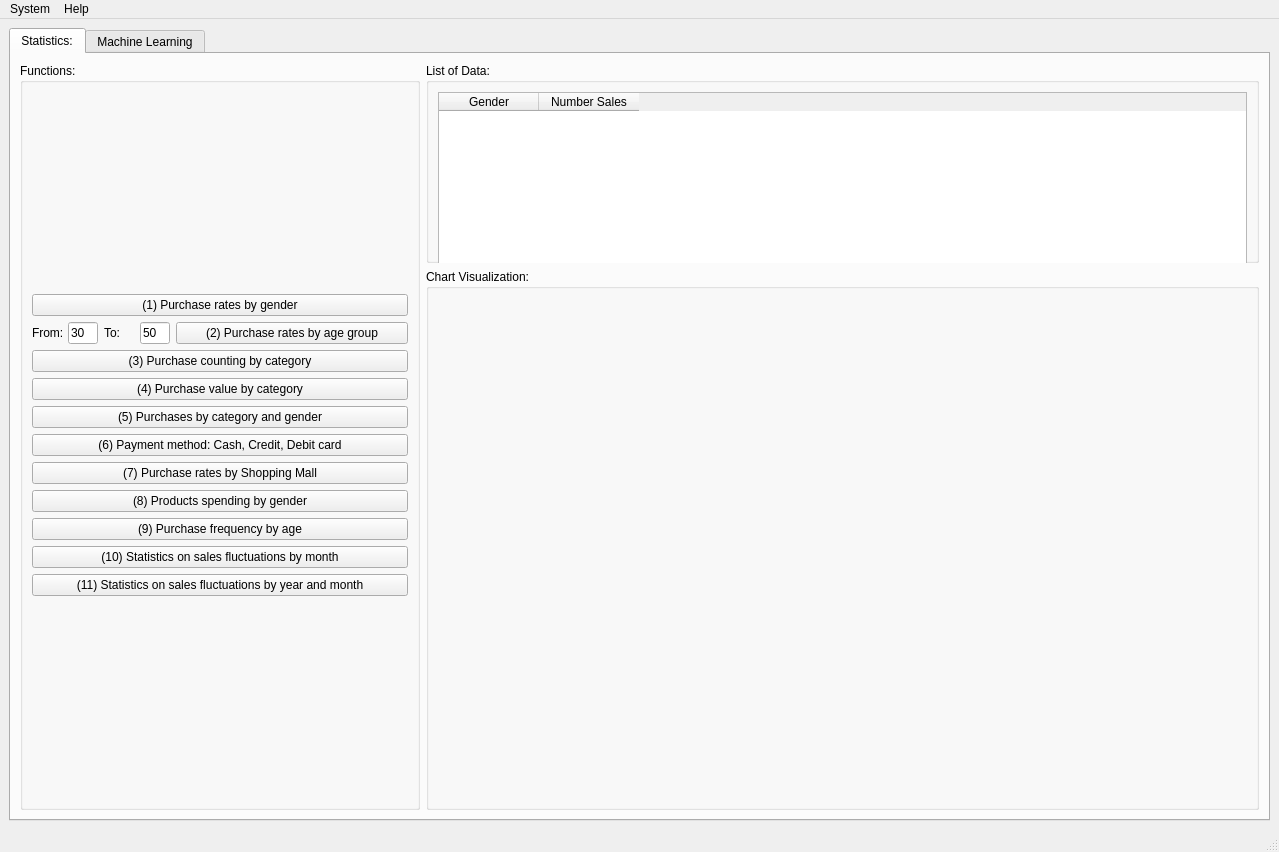
<?xml version="1.0" encoding="UTF-8"?>
<ui version="4.0">
 <class>MainWindow</class>
 <widget class="QMainWindow" name="MainWindow">
  <property name="geometry">
   <rect>
    <x>0</x>
    <y>0</y>
    <width>1279</width>
    <height>852</height>
   </rect>
  </property>
  <property name="windowTitle">
   <string>Nguyễn Đức Minh Tân</string>
  </property>
  <property name="windowIcon">
   <iconset>
    <normaloff>../Images/ic_logo.jpg</normaloff>../Images/ic_logo.jpg</iconset>
  </property>
  <widget class="QWidget" name="centralwidget">
   <layout class="QVBoxLayout" name="verticalLayout_2">
    <item>
     <widget class="QTabWidget" name="tabWidget">
      <property name="currentIndex">
       <number>0</number>
      </property>
      <widget class="QWidget" name="tab">
       <attribute name="icon">
        <iconset>
         <normaloff>../Images/ic_statistic_tab.png</normaloff>../Images/ic_statistic_tab.png</iconset>
       </attribute>
       <attribute name="title">
        <string>Statistics:</string>
       </attribute>
       <layout class="QVBoxLayout" name="verticalLayout">
        <item>
         <layout class="QGridLayout" name="gridLayout">
          <item row="0" column="1">
           <widget class="QGroupBox" name="groupBox_3">
            <property name="minimumSize">
             <size>
              <width>0</width>
              <height>200</height>
             </size>
            </property>
            <property name="maximumSize">
             <size>
              <width>16777215</width>
              <height>200</height>
             </size>
            </property>
            <property name="baseSize">
             <size>
              <width>0</width>
              <height>200</height>
             </size>
            </property>
            <property name="title">
             <string>List of Data:</string>
            </property>
            <layout class="QVBoxLayout" name="verticalLayout_4">
             <item>
              <widget class="QTableWidget" name="tableWidgetStatistic">
               <property name="minimumSize">
                <size>
                 <width>0</width>
                 <height>180</height>
                </size>
               </property>
               <property name="maximumSize">
                <size>
                 <width>16777215</width>
                 <height>180</height>
                </size>
               </property>
               <property name="baseSize">
                <size>
                 <width>0</width>
                 <height>180</height>
                </size>
               </property>
               <column>
                <property name="text">
                 <string>Gender</string>
                </property>
               </column>
               <column>
                <property name="text">
                 <string>Number Sales</string>
                </property>
               </column>
              </widget>
             </item>
            </layout>
           </widget>
          </item>
          <item row="1" column="1">
           <widget class="QGroupBox" name="groupBox_4">
            <property name="title">
             <string>Chart Visualization:</string>
            </property>
            <layout class="QVBoxLayout" name="verticalLayout_3">
             <item>
              <layout class="QVBoxLayout" name="verticalLayoutPlot"/>
             </item>
            </layout>
           </widget>
          </item>
          <item row="0" column="0" rowspan="2">
           <widget class="QGroupBox" name="groupBox">
            <property name="minimumSize">
             <size>
              <width>400</width>
              <height>0</height>
             </size>
            </property>
            <property name="maximumSize">
             <size>
              <width>400</width>
              <height>16777215</height>
             </size>
            </property>
            <property name="baseSize">
             <size>
              <width>400</width>
              <height>0</height>
             </size>
            </property>
            <property name="title">
             <string>Functions:</string>
            </property>
            <layout class="QVBoxLayout" name="verticalLayout_6">
             <item>
              <layout class="QVBoxLayout" name="verticalLayoutFunctions">
               <item>
                <widget class="QPushButton" name="pushButtonPurchaseRatesByGender">
                 <property name="text">
                  <string>(1) Purchase rates by gender</string>
                 </property>
                 <property name="icon">
                  <iconset>
                   <normaloff>../Images/ic_statistic_gender.png</normaloff>../Images/ic_statistic_gender.png</iconset>
                 </property>
                 <property name="iconSize">
                  <size>
                   <width>32</width>
                   <height>32</height>
                  </size>
                 </property>
                </widget>
               </item>
               <item>
                <layout class="QHBoxLayout" name="horizontalLayout">
                 <item>
                  <widget class="QLabel" name="label_2">
                   <property name="maximumSize">
                    <size>
                     <width>30</width>
                     <height>16777215</height>
                    </size>
                   </property>
                   <property name="text">
                    <string>From:</string>
                   </property>
                  </widget>
                 </item>
                 <item>
                  <widget class="QLineEdit" name="lineEditFromAge">
                   <property name="maximumSize">
                    <size>
                     <width>30</width>
                     <height>16777215</height>
                    </size>
                   </property>
                   <property name="text">
                    <string>30</string>
                   </property>
                  </widget>
                 </item>
                 <item>
                  <widget class="QLabel" name="label">
                   <property name="maximumSize">
                    <size>
                     <width>30</width>
                     <height>16777215</height>
                    </size>
                   </property>
                   <property name="text">
                    <string>To:</string>
                   </property>
                  </widget>
                 </item>
                 <item>
                  <widget class="QLineEdit" name="lineEditToAge">
                   <property name="maximumSize">
                    <size>
                     <width>30</width>
                     <height>16777215</height>
                    </size>
                   </property>
                   <property name="text">
                    <string>50</string>
                   </property>
                  </widget>
                 </item>
                 <item>
                  <widget class="QPushButton" name="pushButtonPurchaseRatesByAgeGroup">
                   <property name="text">
                    <string>(2) Purchase rates by age group</string>
                   </property>
                   <property name="icon">
                    <iconset>
                     <normaloff>../Images/ic_statistic_age.png</normaloff>../Images/ic_statistic_age.png</iconset>
                   </property>
                   <property name="iconSize">
                    <size>
                     <width>32</width>
                     <height>32</height>
                    </size>
                   </property>
                  </widget>
                 </item>
                </layout>
               </item>
               <item>
                <widget class="QPushButton" name="pushButtonPurchaseCountingByCategory">
                 <property name="text">
                  <string>(3) Purchase counting by category</string>
                 </property>
                 <property name="icon">
                  <iconset>
                   <normaloff>../Images/ic_statistic_category.png</normaloff>../Images/ic_statistic_category.png</iconset>
                 </property>
                 <property name="iconSize">
                  <size>
                   <width>32</width>
                   <height>32</height>
                  </size>
                 </property>
                </widget>
               </item>
               <item>
                <widget class="QPushButton" name="pushButtonPurchaseValueByCategory">
                 <property name="text">
                  <string>(4) Purchase value by category</string>
                 </property>
                 <property name="icon">
                  <iconset>
                   <normaloff>../Images/ic_statistic_cate_value.png</normaloff>../Images/ic_statistic_cate_value.png</iconset>
                 </property>
                 <property name="iconSize">
                  <size>
                   <width>32</width>
                   <height>32</height>
                  </size>
                 </property>
                </widget>
               </item>
               <item>
                <widget class="QPushButton" name="pushButtonPurchaseByCategoryAndGender">
                 <property name="text">
                  <string>(5) Purchases by category and gender</string>
                 </property>
                 <property name="icon">
                  <iconset>
                   <normaloff>../Images/ic_statistic_cate_gender.png</normaloff>../Images/ic_statistic_cate_gender.png</iconset>
                 </property>
                 <property name="iconSize">
                  <size>
                   <width>32</width>
                   <height>32</height>
                  </size>
                 </property>
                </widget>
               </item>
               <item>
                <widget class="QPushButton" name="pushButtonPaymentMethod">
                 <property name="text">
                  <string>(6) Payment method: Cash, Credit, Debit card</string>
                 </property>
                 <property name="icon">
                  <iconset>
                   <normaloff>../Images/ic_statistic_payment.png</normaloff>../Images/ic_statistic_payment.png</iconset>
                 </property>
                 <property name="iconSize">
                  <size>
                   <width>32</width>
                   <height>32</height>
                  </size>
                 </property>
                </widget>
               </item>
               <item>
                <widget class="QPushButton" name="pushButtonPurchaseRatesByShoppingMall">
                 <property name="text">
                  <string>(7) Purchase rates by Shopping Mall</string>
                 </property>
                 <property name="icon">
                  <iconset>
                   <normaloff>../Images/ic_statistic_shopping_mall.png</normaloff>../Images/ic_statistic_shopping_mall.png</iconset>
                 </property>
                 <property name="iconSize">
                  <size>
                   <width>32</width>
                   <height>32</height>
                  </size>
                 </property>
                </widget>
               </item>
               <item>
                <widget class="QPushButton" name="pushButtonProductSpendingByGender">
                 <property name="text">
                  <string>(8) Products spending by gender</string>
                 </property>
                 <property name="icon">
                  <iconset>
                   <normaloff>../Images/ic_statistic_spending_gender.png</normaloff>../Images/ic_statistic_spending_gender.png</iconset>
                 </property>
                 <property name="iconSize">
                  <size>
                   <width>32</width>
                   <height>32</height>
                  </size>
                 </property>
                </widget>
               </item>
               <item>
                <widget class="QPushButton" name="pushButtonPurchaseFrequenceByAge">
                 <property name="text">
                  <string>(9) Purchase frequency by age</string>
                 </property>
                 <property name="icon">
                  <iconset>
                   <normaloff>../Images/ic_statistic_frequence_age.png</normaloff>../Images/ic_statistic_frequence_age.png</iconset>
                 </property>
                 <property name="iconSize">
                  <size>
                   <width>32</width>
                   <height>32</height>
                  </size>
                 </property>
                </widget>
               </item>
               <item>
                <widget class="QPushButton" name="pushButtonSalesFluctuationsByMonth">
                 <property name="text">
                  <string>(10) Statistics on sales fluctuations by month</string>
                 </property>
                 <property name="icon">
                  <iconset>
                   <normaloff>../Images/ic_statistic_sales_monthly.png</normaloff>../Images/ic_statistic_sales_monthly.png</iconset>
                 </property>
                 <property name="iconSize">
                  <size>
                   <width>32</width>
                   <height>32</height>
                  </size>
                 </property>
                </widget>
               </item>
               <item>
                <widget class="QPushButton" name="pushButtonSalesFlucuationsByYearAndMonth">
                 <property name="text">
                  <string>(11) Statistics on sales fluctuations by year and month</string>
                 </property>
                 <property name="icon">
                  <iconset>
                   <normaloff>../Images/ic_statistic_sales_yearly_monthly.png</normaloff>../Images/ic_statistic_sales_yearly_monthly.png</iconset>
                 </property>
                 <property name="iconSize">
                  <size>
                   <width>32</width>
                   <height>32</height>
                  </size>
                 </property>
                </widget>
               </item>
              </layout>
             </item>
            </layout>
           </widget>
          </item>
         </layout>
        </item>
       </layout>
      </widget>
      <widget class="QWidget" name="tab_2">
       <attribute name="icon">
        <iconset>
         <normaloff>../Images/ic_machinelearning_tab.png</normaloff>../Images/ic_machinelearning_tab.png</iconset>
       </attribute>
       <attribute name="title">
        <string>Machine Learning</string>
       </attribute>
       <widget class="QGroupBox" name="groupBox_2">
        <property name="geometry">
         <rect>
          <x>20</x>
          <y>10</y>
          <width>521</width>
          <height>100</height>
         </rect>
        </property>
        <property name="minimumSize">
         <size>
          <width>150</width>
          <height>100</height>
         </size>
        </property>
        <property name="title">
         <string>Choose Independent and Dependent variables:</string>
        </property>
        <widget class="QRadioButton" name="radioButtonGenderAge">
         <property name="geometry">
          <rect>
           <x>20</x>
           <y>30</y>
           <width>201</width>
           <height>20</height>
          </rect>
         </property>
         <property name="text">
          <string>Gender, Age =&gt; Price</string>
         </property>
         <property name="checked">
          <bool>true</bool>
         </property>
        </widget>
        <widget class="QRadioButton" name="radioButtonGenderAgePayment">
         <property name="geometry">
          <rect>
           <x>20</x>
           <y>60</y>
           <width>291</width>
           <height>20</height>
          </rect>
         </property>
         <property name="text">
          <string>Gender, Age, Payment Method=&gt;Price</string>
         </property>
        </widget>
       </widget>
       <widget class="QGroupBox" name="groupBox_6">
        <property name="geometry">
         <rect>
          <x>20</x>
          <y>210</y>
          <width>521</width>
          <height>151</height>
         </rect>
        </property>
        <property name="title">
         <string>Evaluation</string>
        </property>
        <widget class="QLabel" name="label_7">
         <property name="geometry">
          <rect>
           <x>20</x>
           <y>20</y>
           <width>61</width>
           <height>16</height>
          </rect>
         </property>
         <property name="text">
          <string>MAE:</string>
         </property>
        </widget>
        <widget class="QLabel" name="label_8">
         <property name="geometry">
          <rect>
           <x>20</x>
           <y>50</y>
           <width>61</width>
           <height>16</height>
          </rect>
         </property>
         <property name="text">
          <string>MSE:</string>
         </property>
        </widget>
        <widget class="QLabel" name="label_9">
         <property name="geometry">
          <rect>
           <x>20</x>
           <y>80</y>
           <width>61</width>
           <height>16</height>
          </rect>
         </property>
         <property name="text">
          <string>RMSE:</string>
         </property>
        </widget>
        <widget class="QLabel" name="label_10">
         <property name="geometry">
          <rect>
           <x>20</x>
           <y>110</y>
           <width>81</width>
           <height>16</height>
          </rect>
         </property>
         <property name="text">
          <string>R2_SCORE:</string>
         </property>
        </widget>
        <widget class="QLineEdit" name="lineEditMAE">
         <property name="geometry">
          <rect>
           <x>110</x>
           <y>20</y>
           <width>271</width>
           <height>22</height>
          </rect>
         </property>
        </widget>
        <widget class="QLineEdit" name="lineEditMSE">
         <property name="geometry">
          <rect>
           <x>110</x>
           <y>50</y>
           <width>271</width>
           <height>22</height>
          </rect>
         </property>
        </widget>
        <widget class="QLineEdit" name="lineEditRMSE">
         <property name="geometry">
          <rect>
           <x>110</x>
           <y>80</y>
           <width>271</width>
           <height>22</height>
          </rect>
         </property>
        </widget>
        <widget class="QLineEdit" name="lineEditR2SCore">
         <property name="geometry">
          <rect>
           <x>110</x>
           <y>110</y>
           <width>271</width>
           <height>22</height>
          </rect>
         </property>
        </widget>
        <widget class="QPushButton" name="pushButtonEvaluate">
         <property name="geometry">
          <rect>
           <x>390</x>
           <y>60</y>
           <width>111</width>
           <height>41</height>
          </rect>
         </property>
         <property name="text">
          <string>Evaluate</string>
         </property>
         <property name="icon">
          <iconset>
           <normaloff>../Images/ic_evaluate.png</normaloff>../Images/ic_evaluate.png</iconset>
         </property>
         <property name="iconSize">
          <size>
           <width>32</width>
           <height>32</height>
          </size>
         </property>
        </widget>
       </widget>
       <widget class="QGroupBox" name="groupBox_7">
        <property name="geometry">
         <rect>
          <x>20</x>
          <y>120</y>
          <width>521</width>
          <height>81</height>
         </rect>
        </property>
        <property name="title">
         <string>Train Model:</string>
        </property>
        <widget class="QLineEdit" name="lineEditRandomState">
         <property name="geometry">
          <rect>
           <x>120</x>
           <y>50</y>
           <width>261</width>
           <height>20</height>
          </rect>
         </property>
         <property name="text">
          <string>0</string>
         </property>
        </widget>
        <widget class="QLabel" name="label_5">
         <property name="geometry">
          <rect>
           <x>20</x>
           <y>50</y>
           <width>91</width>
           <height>16</height>
          </rect>
         </property>
         <property name="text">
          <string>Random State:</string>
         </property>
        </widget>
        <widget class="QLabel" name="label_4">
         <property name="geometry">
          <rect>
           <x>350</x>
           <y>20</y>
           <width>21</width>
           <height>16</height>
          </rect>
         </property>
         <property name="text">
          <string>%</string>
         </property>
        </widget>
        <widget class="QLabel" name="label_3">
         <property name="geometry">
          <rect>
           <x>20</x>
           <y>20</y>
           <width>61</width>
           <height>16</height>
          </rect>
         </property>
         <property name="text">
          <string>Test Size:</string>
         </property>
        </widget>
        <widget class="QLineEdit" name="lineEditTestSize">
         <property name="geometry">
          <rect>
           <x>120</x>
           <y>20</y>
           <width>221</width>
           <height>20</height>
          </rect>
         </property>
         <property name="text">
          <string>20</string>
         </property>
        </widget>
        <widget class="QPushButton" name="pushButtonTrainModel">
         <property name="geometry">
          <rect>
           <x>390</x>
           <y>30</y>
           <width>111</width>
           <height>41</height>
          </rect>
         </property>
         <property name="text">
          <string>Train Model</string>
         </property>
         <property name="icon">
          <iconset>
           <normaloff>../Images/ic_trainmodel.png</normaloff>../Images/ic_trainmodel.png</iconset>
         </property>
         <property name="iconSize">
          <size>
           <width>32</width>
           <height>32</height>
          </size>
         </property>
        </widget>
       </widget>
       <widget class="QGroupBox" name="groupBox_8">
        <property name="geometry">
         <rect>
          <x>20</x>
          <y>370</y>
          <width>521</width>
          <height>71</height>
         </rect>
        </property>
        <property name="title">
         <string>Save Trained Model</string>
        </property>
        <widget class="QLabel" name="label_11">
         <property name="geometry">
          <rect>
           <x>10</x>
           <y>30</y>
           <width>41</width>
           <height>16</height>
          </rect>
         </property>
         <property name="text">
          <string>Path:</string>
         </property>
        </widget>
        <widget class="QLineEdit" name="lineEditPath">
         <property name="geometry">
          <rect>
           <x>50</x>
           <y>30</y>
           <width>281</width>
           <height>22</height>
          </rect>
         </property>
        </widget>
        <widget class="QPushButton" name="pushButtonSavePath">
         <property name="geometry">
          <rect>
           <x>340</x>
           <y>30</y>
           <width>41</width>
           <height>28</height>
          </rect>
         </property>
         <property name="text">
          <string>...</string>
         </property>
        </widget>
        <widget class="QPushButton" name="pushButtonSaveModel">
         <property name="geometry">
          <rect>
           <x>390</x>
           <y>20</y>
           <width>111</width>
           <height>41</height>
          </rect>
         </property>
         <property name="text">
          <string>Save model</string>
         </property>
         <property name="icon">
          <iconset>
           <normaloff>../Images/ic_savemodel.png</normaloff>../Images/ic_savemodel.png</iconset>
         </property>
         <property name="iconSize">
          <size>
           <width>32</width>
           <height>32</height>
          </size>
         </property>
        </widget>
       </widget>
       <widget class="QGroupBox" name="groupBox_9">
        <property name="geometry">
         <rect>
          <x>20</x>
          <y>450</y>
          <width>521</width>
          <height>71</height>
         </rect>
        </property>
        <property name="title">
         <string>Load trained Model:</string>
        </property>
        <widget class="QPushButton" name="pushButtonLoadModel">
         <property name="geometry">
          <rect>
           <x>10</x>
           <y>20</y>
           <width>111</width>
           <height>41</height>
          </rect>
         </property>
         <property name="text">
          <string>Load Model</string>
         </property>
         <property name="icon">
          <iconset>
           <normaloff>../Images/ic_loadmodel.png</normaloff>../Images/ic_loadmodel.png</iconset>
         </property>
         <property name="iconSize">
          <size>
           <width>32</width>
           <height>32</height>
          </size>
         </property>
        </widget>
        <widget class="QLineEdit" name="lineEditLocationLoadTrainedModel">
         <property name="geometry">
          <rect>
           <x>130</x>
           <y>30</y>
           <width>371</width>
           <height>22</height>
          </rect>
         </property>
        </widget>
       </widget>
       <widget class="QGroupBox" name="groupBox_10">
        <property name="geometry">
         <rect>
          <x>20</x>
          <y>530</y>
          <width>521</width>
          <height>201</height>
         </rect>
        </property>
        <property name="title">
         <string>Prediction:</string>
        </property>
        <widget class="QLabel" name="label_12">
         <property name="geometry">
          <rect>
           <x>20</x>
           <y>20</y>
           <width>101</width>
           <height>16</height>
          </rect>
         </property>
         <property name="text">
          <string>Gender:</string>
         </property>
        </widget>
        <widget class="QLineEdit" name="lineEditGender">
         <property name="geometry">
          <rect>
           <x>130</x>
           <y>20</y>
           <width>241</width>
           <height>22</height>
          </rect>
         </property>
        </widget>
        <widget class="QLineEdit" name="lineEditAge">
         <property name="geometry">
          <rect>
           <x>130</x>
           <y>50</y>
           <width>241</width>
           <height>22</height>
          </rect>
         </property>
        </widget>
        <widget class="QLabel" name="label_13">
         <property name="geometry">
          <rect>
           <x>20</x>
           <y>50</y>
           <width>101</width>
           <height>16</height>
          </rect>
         </property>
         <property name="text">
          <string>Age:</string>
         </property>
        </widget>
        <widget class="QLineEdit" name="lineEditPaymentMethod">
         <property name="geometry">
          <rect>
           <x>130</x>
           <y>80</y>
           <width>241</width>
           <height>22</height>
          </rect>
         </property>
        </widget>
        <widget class="QLabel" name="label_14">
         <property name="geometry">
          <rect>
           <x>20</x>
           <y>80</y>
           <width>101</width>
           <height>16</height>
          </rect>
         </property>
         <property name="text">
          <string>Payment Method:</string>
         </property>
        </widget>
        <widget class="QPushButton" name="pushButtonPredict">
         <property name="geometry">
          <rect>
           <x>130</x>
           <y>110</y>
           <width>111</width>
           <height>41</height>
          </rect>
         </property>
         <property name="text">
          <string>Predict</string>
         </property>
         <property name="icon">
          <iconset>
           <normaloff>../Images/ic_prediction.png</normaloff>../Images/ic_prediction.png</iconset>
         </property>
         <property name="iconSize">
          <size>
           <width>32</width>
           <height>32</height>
          </size>
         </property>
        </widget>
        <widget class="QLineEdit" name="lineEditPredictedPrice">
         <property name="geometry">
          <rect>
           <x>130</x>
           <y>160</y>
           <width>241</width>
           <height>22</height>
          </rect>
         </property>
        </widget>
        <widget class="QLabel" name="label_15">
         <property name="geometry">
          <rect>
           <x>20</x>
           <y>160</y>
           <width>101</width>
           <height>16</height>
          </rect>
         </property>
         <property name="text">
          <string>Predicted Price:</string>
         </property>
        </widget>
       </widget>
      </widget>
     </widget>
    </item>
   </layout>
  </widget>
  <widget class="QMenuBar" name="menubar">
   <property name="geometry">
    <rect>
     <x>0</x>
     <y>0</y>
     <width>1279</width>
     <height>24</height>
    </rect>
   </property>
   <widget class="QMenu" name="menuSystem">
    <property name="autoFillBackground">
     <bool>false</bool>
    </property>
    <property name="tearOffEnabled">
     <bool>false</bool>
    </property>
    <property name="title">
     <string>System</string>
    </property>
    <property name="separatorsCollapsible">
     <bool>true</bool>
    </property>
    <property name="toolTipsVisible">
     <bool>true</bool>
    </property>
    <addaction name="actionConnection"/>
    <addaction name="separator"/>
    <addaction name="actionSave_trained_Machine_Learning_Model"/>
    <addaction name="separator"/>
    <addaction name="actionLoad_trained_Machine_Learning_Model"/>
    <addaction name="separator"/>
    <addaction name="actionExit"/>
   </widget>
   <widget class="QMenu" name="menuHelp">
    <property name="title">
     <string>Help</string>
    </property>
    <addaction name="actionInstructions"/>
    <addaction name="separator"/>
    <addaction name="actionAbout"/>
   </widget>
   <addaction name="menuSystem"/>
   <addaction name="menuHelp"/>
  </widget>
  <widget class="QStatusBar" name="statusbar"/>
  <action name="actionConnection">
   <property name="icon">
    <iconset>
     <normaloff>../Images/ic_connection.png</normaloff>../Images/ic_connection.png</iconset>
   </property>
   <property name="text">
    <string>Connect Database</string>
   </property>
   <property name="shortcut">
    <string>Ctrl+D</string>
   </property>
  </action>
  <action name="actionSave_trained_Machine_Learning_Model">
   <property name="icon">
    <iconset>
     <normaloff>../Images/ic_save.png</normaloff>../Images/ic_save.png</iconset>
   </property>
   <property name="text">
    <string>Save trained ML Model</string>
   </property>
   <property name="shortcut">
    <string>Ctrl+S</string>
   </property>
  </action>
  <action name="actionLoad_trained_Machine_Learning_Model">
   <property name="icon">
    <iconset>
     <normaloff>../Images/ic_load.png</normaloff>../Images/ic_load.png</iconset>
   </property>
   <property name="text">
    <string>Load trained ML Model</string>
   </property>
   <property name="shortcut">
    <string>Ctrl+O</string>
   </property>
  </action>
  <action name="actionExit">
   <property name="icon">
    <iconset>
     <normaloff>../Images/ic_shutdown.png</normaloff>../Images/ic_shutdown.png</iconset>
   </property>
   <property name="text">
    <string>Exit</string>
   </property>
   <property name="shortcut">
    <string>Esc</string>
   </property>
  </action>
  <action name="actionInstructions">
   <property name="icon">
    <iconset>
     <normaloff>../Images/ic_instruction.png</normaloff>../Images/ic_instruction.png</iconset>
   </property>
   <property name="text">
    <string>Instructions</string>
   </property>
  </action>
  <action name="actionAbout">
   <property name="icon">
    <iconset>
     <normaloff>../Images/ic_about.png</normaloff>../Images/ic_about.png</iconset>
   </property>
   <property name="text">
    <string>About</string>
   </property>
  </action>
 </widget>
 <tabstops>
  <tabstop>tabWidget</tabstop>
  <tabstop>pushButtonPurchaseRatesByGender</tabstop>
  <tabstop>tableWidgetStatistic</tabstop>
  <tabstop>lineEditFromAge</tabstop>
  <tabstop>lineEditToAge</tabstop>
  <tabstop>pushButtonPurchaseRatesByAgeGroup</tabstop>
  <tabstop>pushButtonPurchaseCountingByCategory</tabstop>
  <tabstop>pushButtonPurchaseValueByCategory</tabstop>
  <tabstop>pushButtonPurchaseByCategoryAndGender</tabstop>
  <tabstop>pushButtonPaymentMethod</tabstop>
  <tabstop>pushButtonPurchaseRatesByShoppingMall</tabstop>
  <tabstop>pushButtonProductSpendingByGender</tabstop>
  <tabstop>pushButtonPurchaseFrequenceByAge</tabstop>
  <tabstop>pushButtonSalesFluctuationsByMonth</tabstop>
  <tabstop>pushButtonSalesFlucuationsByYearAndMonth</tabstop>
  <tabstop>lineEditTestSize</tabstop>
  <tabstop>lineEditRandomState</tabstop>
  <tabstop>pushButtonTrainModel</tabstop>
  <tabstop>lineEditMAE</tabstop>
  <tabstop>lineEditMSE</tabstop>
  <tabstop>lineEditRMSE</tabstop>
  <tabstop>lineEditR2SCore</tabstop>
  <tabstop>pushButtonEvaluate</tabstop>
  <tabstop>lineEditPath</tabstop>
  <tabstop>pushButtonSavePath</tabstop>
  <tabstop>pushButtonSaveModel</tabstop>
  <tabstop>pushButtonLoadModel</tabstop>
  <tabstop>lineEditLocationLoadTrainedModel</tabstop>
  <tabstop>lineEditGender</tabstop>
  <tabstop>lineEditAge</tabstop>
  <tabstop>lineEditPaymentMethod</tabstop>
  <tabstop>pushButtonPredict</tabstop>
  <tabstop>lineEditPredictedPrice</tabstop>
 </tabstops>
 <resources/>
 <connections>
  <connection>
   <sender>actionExit</sender>
   <signal>triggered()</signal>
   <receiver>MainWindow</receiver>
   <slot>close()</slot>
   <hints>
    <hint type="sourcelabel">
     <x>-1</x>
     <y>-1</y>
    </hint>
    <hint type="destinationlabel">
     <x>445</x>
     <y>328</y>
    </hint>
   </hints>
  </connection>
 </connections>
</ui>
